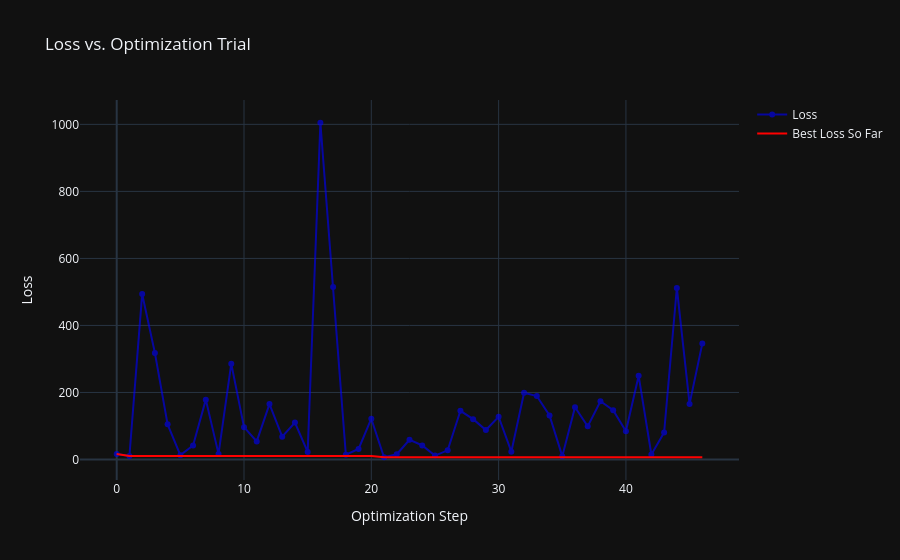

Notebook code cell kept with this figure:
### Code cell
circuit_optimizer.plot_loss(save_path=project_setup_yaml.parent / "loss_curve.html", show=True)

### Figure 1 — Plotly figure (JSON) as saved in the notebook; plotly's stock layout.template omitted (floating-point values rounded to 4 significant figures)
{"data": [{"line": {"color": "blue", "width": 2}, "mode": "markers+lines", "name": "Loss", "opacity": 0.6, "type": "scatter", "x": [0, 1, 2, 3, 4, 5, 6, 7, 8, 9, 10, 11, 12, 13, 14, 15, 16, 17, 18, 19, 20, 21, 22, 23, 24, 25, 26, 27, 28, 29, 30, 31, 32, 33, 34, 35, 36, 37, 38, 39, 40, 41, 42, 43, 44, 45, 46], "y": [16.37, 10.68, 493.6, 318.2, 104.8, 13.05, 41.75, 178.7, 16.79, 286.0, 96.55, 53.92, 165.3, 67.99, 110.5, 22.64, 1005.0, 514.8, 14.1, 31.58, 121.7, 6.747, 15.64, 59.01, 41.95, 11.73, 27.35, 145.3, 120.5, 87.92, 127.5, 23.27, 199.3, 189.3, 131.3, 10.1, 155.9, 98.99, 173.8, 146.9, 84.22, 249.8, 14.98, 80.44, 511.8, 166.0, 345.8]}, {"line": {"color": "red", "width": 2}, "mode": "lines", "name": "Best Loss So Far", "type": "scatter", "x": [0, 1, 2, 3, 4, 5, 6, 7, 8, 9, 10, 11, 12, 13, 14, 15, 16, 17, 18, 19, 20, 21, 22, 23, 24, 25, 26, 27, 28, 29, 30, 31, 32, 33, 34, 35, 36, 37, 38, 39, 40, 41, 42, 43, 44, 45, 46], "y": [16.37, 10.68, 10.68, 10.68, 10.68, 10.68, 10.68, 10.68, 10.68, 10.68, 10.68, 10.68, 10.68, 10.68, 10.68, 10.68, 10.68, 10.68, 10.68, 10.68, 10.68, 6.747, 6.747, 6.747, 6.747, 6.747, 6.747, 6.747, 6.747, 6.747, 6.747, 6.747, 6.747, 6.747, 6.747, 6.747, 6.747, 6.747, 6.747, 6.747, 6.747, 6.747, 6.747, 6.747, 6.747, 6.747, 6.747]}], "layout": {"showlegend": true, "title": {"text": "Loss vs. Optimization Trial"}, "xaxis": {"title": {"text": "Optimization Step"}}, "yaxis": {"title": {"text": "Loss"}}}}
